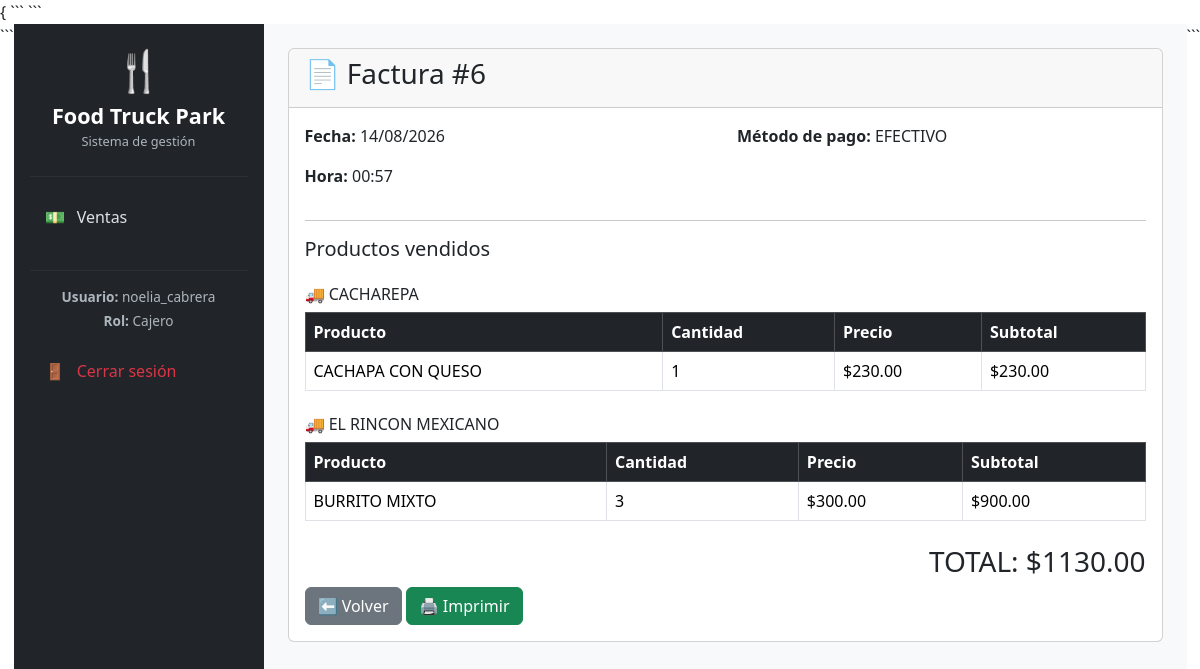
The app's page /ventas/detalle/6/ (signed in) with its own data.
### usuarios/models.py (models this page shows, shortened)
class PerfilUsuario(models.Model):
    ROLES = [
        ('ADMIN', 'Administrador'),
        ('CAJERO', 'Cajero'),
    ]
    usuario = models.OneToOneField(
        User,
        on_delete=models.CASCADE
    )
    rol = models.CharField(
        max_length=10,
        choices=ROLES,
        default='CAJERO'
    )
    activo = models.BooleanField(
        default=True
    )

### ventas/models.py (models this page shows, shortened)
class Venta(models.Model):
    METODOS_PAGO = [
        ('EFECTIVO', 'EFECTIVO'),
        ('TARJETA', 'TARJETA'),
        ('TRANSFERENCIA', 'TRANSFERENCIA'),
    ]
    fecha = models.DateTimeField(
        auto_now_add=True
    )
    metodo_pago = models.CharField(
        max_length=20,
        choices=METODOS_PAGO
    )
    numero_autorizacion = models.CharField(
        max_length=20,
        blank=True,
        null=True
    )
    total = models.DecimalField(
        max_digits=10,
        decimal_places=2
    )
    cajero = models.ForeignKey(
        User,
        on_delete=models.SET_NULL,
        null=True,
        blank=True
    )

class DetalleVenta(models.Model):
    venta = models.ForeignKey(
        Venta,
        on_delete=models.CASCADE
    )
    foodtruck = models.ForeignKey(
        FoodTruck,
        on_delete=models.CASCADE
    )
    producto = models.ForeignKey(
        Producto,
        on_delete=models.CASCADE
    )
    cantidad = models.PositiveIntegerField()
    precio = models.DecimalField(
        max_digits=10,
        decimal_places=2
    )
    def subtotal(self):
        return self.cantidad * self.precio

### foodtrucks/models.py (models this page shows, shortened)
class FoodTruck(models.Model):
    nombre = models.CharField(max_length=100)
    propietario = models.CharField(max_length=100)
    tipo_comida = models.CharField(max_length=100)
    estado = models.BooleanField(default=True)

### productos/models.py (models this page shows, shortened)
class Producto(models.Model):
    foodtruck = models.ForeignKey(
        FoodTruck,
        on_delete=models.CASCADE
    )
    nombre = models.CharField(max_length=100)
    precio = models.DecimalField(
        max_digits=10,
        decimal_places=2
    )
    stock = models.PositiveIntegerField()

### ventas/views.py (the view)
# urls.py: path('detalle/<int:id>/', views.detalle_venta, name='detalle_venta'),
def detalle_venta(request, id):
    venta = get_object_or_404(
        Venta,
        id=id
    )
    if not request.user.is_superuser:
        if venta.cajero != request.user:
            return redirect('lista_ventas')
    detalles = DetalleVenta.objects.filter(
        venta=venta
    ).select_related(
        'foodtruck',
        'producto'
    )
    contexto = {
        'venta': venta,
        'detalles': detalles
    }
    return render(
        request,
        'ventas/detalle.html',
        contexto
    )

### templates/ventas/detalle.html (shortened to what this page needs)
{{% extends 'base.html' %}
{% block content %}
<div class="card">
    <div class="card-header">
        <h3>
            📄 Factura #{{ venta.id }}
        </h3>
    </div>
    <div class="card-body">
        <div class="row mb-3">
            <div class="col-md-6">
                <p>
                    <strong>Fecha:</strong>
                    {{ venta.fecha|date:"d/m/Y" }}
                </p>
                <p>
                    <strong>Hora:</strong>
                    {{ venta.fecha|date:"H:i" }}
                </p>
            </div>
            <div class="col-md-6">
                <p>
                    <strong>Método de pago:</strong>
                    {{ venta.metodo_pago }}
                </p>
            </div>
        </div>
        <hr>
        <h5>
            Productos vendidos
        </h5>
        {% regroup detalles by foodtruck as productos_por_foodtruck %}
        {% for grupo in productos_por_foodtruck %}
        <h6 class="mt-4">
            🚚 {{ grupo.grouper.nombre }}
        </h6>
        <table class="table table-bordered">
            <thead class="table-dark">
                <tr>
                    <th>Producto</th>
                    <th>Cantidad</th>
                    <th>Precio</th>
                    <th>Subtotal</th>
                </tr>
            </thead>
            <tbody>
            {% for detalle in grupo.list %}
                <tr>
                    <td>
                        {{ detalle.producto.nombre }}
                    </td>
                    <td>
                        {{ detalle.cantidad }}
                    </td>
                    <td>
                        ${{ detalle.precio }}
                    </td>
                    <td>
                        ${{ detalle.subtotal }}
                    </td>
                </tr>
            {% endfor %}
            </tbody>
        </table>
        {% endfor %}
        <h3 class="text-end mt-4">
            TOTAL:
            ${{ venta.total }}
        </h3>
        <a
            href="{% url 'lista_ventas' %}"
            class="btn btn-secondary"
        >
            ⬅ Volver
        </a>
        <button
            onclick="window.print()"
            class="btn btn-success"
        >
            🖨 Imprimir
        </button>
    </div>
</div>
{% endblock %}

### templates/base.html (shortened to what this page needs)
<!DOCTYPE html>
<html lang="es">
<head>
```
<link
    href="https://cdn.jsdelivr.net/npm/bootstrap@5.3.3/dist/css/bootstrap.min.css"
    rel="stylesheet">
```
</head>
<body>
{% if user.is_authenticated %}
<div class="d-flex">
```
<aside class="sidebar text-white p-3">
    <div class="text-center mb-4">
        <div class="fs-1">
            🍴
        </div>
        <div class="brand-title">
            Food Truck Park
        </div>
        <div class="brand-subtitle">
            Sistema de gestión
        </div>
    </div>
    <hr>
    {% if user.perfilusuario.rol == 'ADMIN' %}
    <ul class="nav flex-column">
        <li class="nav-item">
            <a
                class="nav-link"
                href="{% url 'dashboard' %}"
            >
                🏠
                <span class="ms-2">
                    Inicio
                </span>
            </a>
        </li>
        <li class="nav-item">
            <a
                class="nav-link"
                href="{% url 'lista_foodtrucks' %}"
            >
                🚚
                <span class="ms-2">
                    Food Trucks
                </span>
            </a>
        </li>
        <li class="nav-item">
            <a
                class="nav-link"
                href="{% url 'lista_productos' %}"
            >
                🍔
                <span class="ms-2">
                    Productos
                </span>
            </a>
        </li>
        <li class="nav-item">
            <a
                class="nav-link"
                href="{% url 'lista_ventas' %}"
            >
                💵
                <span class="ms-2">
                    Ventas
                </span>
            </a>
        </li>
        <li class="nav-item">
            <a
                class="nav-link"
                href="{% url 'reporte_ventas' %}"
            >
                📊
                <span class="ms-2">
                    Reportes
                </span>
            </a>
        </li>
        <li class="nav-item">
            <a
                class="nav-link"
                href="{% url 'lista_cajeros' %}"
            >
                👥
                <span class="ms-2">
                    Cajeros
                </span>
            </a>
        </li>
    </ul>
    {% else %}
    <ul class="nav flex-column">
        <li class="nav-item">
            <a
                class="nav-link"
                href="{% url 'lista_ventas' %}"
            >
                💵
                <span class="ms-2">
                    Ventas
                </span>
            </a>
        </li>
    </ul>
    {% endif %}
    <div class="mt-4">
        <hr>
        <div class="text-center user-info mb-3">
            <div>
                <strong>
                    Usuario:
                </strong>
                {{ user.username }}
            </div>
            <div class="mt-1">
                <strong>
                    Rol:
                </strong>
                {{ user.perfilusuario.get_rol_display }}
            </div>
        </div>
        <a
            class="nav-link text-danger"
            href="{% url 'logout' %}"
        >
            🚪
            <span class="ms-2">
                Cerrar sesión
            </span>
        </a>
    </div>
</aside>
<main class="main-content p-4 flex-grow-1">
    {% block content %}
    {% endblock %}
</main>
```
</div>
{% else %}
{% block login %}
{% endblock %}
{% endif %}
</body>
</html>

### templates/base.html (style rules this page uses)
.sidebar { width: 250px; min-height: 100vh; background: #212529; }
.brand-title { font-size: 1.35rem; font-weight: bold; }
.brand-subtitle { font-size: 0.8rem; color: #adb5bd; }
.sidebar .nav-link { color: #dee2e6; padding: 12px 15px; margin-bottom: 5px; border-radius: 8px; transition: 0.2s; }
.main-content { background: #f8f9fa; min-height: 100vh; }
.sidebar hr { border-color: #495057; }
.user-info { color: #adb5bd; font-size: 0.85rem; }

### records on screen
Venta: id "6", fecha "14/08/2026", fecha "00:57", metodo_pago "EFECTIVO", total "1130.00"
FoodTruck: grouper.nombre "CACHAREPA"
DetalleVenta: producto.nombre "CACHAPA CON QUESO", cantidad "1", precio "230.00", subtotal "230.00"
FoodTruck: grouper.nombre "EL RINCON MEXICANO"
DetalleVenta: producto.nombre "BURRITO MIXTO", cantidad "3", precio "300.00", subtotal "900.00"

### other values on screen
{{ user.username }} "noelia_cabrera"
{{ user.perfilusuario.get_rol_display }} "Cajero"
